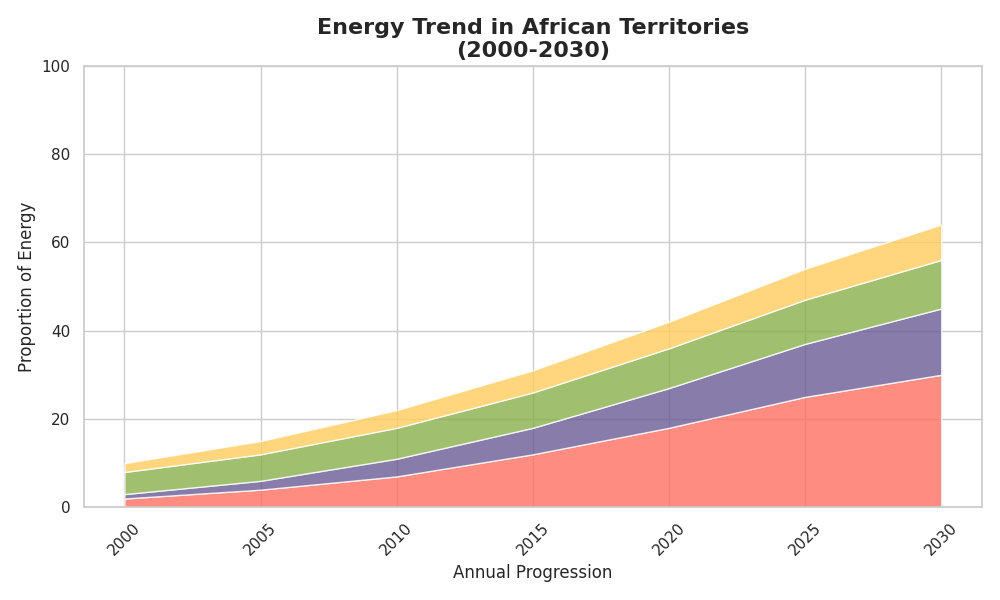

This chart was generated by the following Python code:
import matplotlib.pyplot as plt
import numpy as np

years = np.array([2000, 2005, 2010, 2015, 2020, 2025, 2030])

north_america = {
    'sunlight': [2, 3, 5, 10, 15, 18, 20],
    'breeze': [3, 5, 10, 15, 20, 25, 28],
    'water_flow': [15, 16, 17, 18, 19, 20, 21],
    'misc': [1, 2, 3, 5, 7, 9, 10]
}

south_america = {
    'sunlight': [1, 2, 4, 8, 12, 15, 18],
    'breeze': [2, 3, 5, 7, 10, 13, 15],
    'water_flow': [20, 22, 23, 24, 25, 26, 27],
    'misc': [2, 3, 5, 6, 7, 8, 9]
}

europe = {
    'solar_power': [5, 10, 15, 20, 25, 30, 35],
    'wind_power': [5, 10, 15, 20, 25, 30, 35],
    'hydro_power': [10, 12, 14, 16, 18, 20, 22],
    'other_means': [2, 3, 4, 5, 6, 7, 8]
}

asia = {
    'solar_energy': [1, 2, 3, 7, 11, 14, 18],
    'wind_energy': [1, 3, 5, 9, 14, 18, 22],
    'hydro_energy': [10, 11, 13, 15, 16, 18, 20],
    'other_sources': [1, 2, 3, 5, 7, 9, 11]
}

africa = {
    'sunlight_energy': [2, 4, 7, 12, 18, 25, 30],
    'wind_current': [1, 2, 4, 6, 9, 12, 15],
    'hydro_techno': [5, 6, 7, 8, 9, 10, 11],
    'assorted': [2, 3, 4, 5, 6, 7, 8]
}

def plot_renewable_energy_shift(years, continent_data, continent_name):
    fig, ax = plt.subplots(figsize=(10, 6))

    sun = continent_data['sunlight'] if 'sunlight' in continent_data else continent_data['solar_power'] if 'solar_power' in continent_data else continent_data['solar_energy'] if 'solar_energy' in continent_data else continent_data['sunlight_energy']
    breeze = continent_data['breeze'] if 'breeze' in continent_data else continent_data['wind_power'] if 'wind_power' in continent_data else continent_data['wind_energy'] if 'wind_energy' in continent_data else continent_data['wind_current']
    water_flow = continent_data['water_flow'] if 'water_flow' in continent_data else continent_data['hydro_power'] if 'hydro_power' in continent_data else continent_data['hydro_energy'] if 'hydro_energy' in continent_data else continent_data['hydro_techno']
    assorted = continent_data['misc'] if 'misc' in continent_data else continent_data['other_means'] if 'other_means' in continent_data else continent_data['other_sources'] if 'other_sources' in continent_data else continent_data['assorted']

    ax.stackplot(years, sun, breeze, water_flow, assorted, 
                 colors=['#ff6f61', '#6b5b95', '#88b04b', '#ffcc5c'], 
                 alpha=0.8)

    ax.set_title(f'Energy Trend in {continent_name}\n(2000-2030)', fontsize=16, fontweight='bold')
    ax.set_xlabel('Annual Progression', fontsize=12)
    ax.set_ylabel('Proportion of Energy', fontsize=12)
    
    ax.set_xticks(years)
    ax.set_xticklabels(years, rotation=45)
    ax.set_ylim(0, 100)
    
    plt.tight_layout()
    plt.show()

plot_renewable_energy_shift(years, north_america, "The Americas North")
plot_renewable_energy_shift(years, south_america, "The Americas South City")
plot_renewable_energy_shift(years, europe, "Continental Europe")
plot_renewable_energy_shift(years, asia, "Asiatic Zone")
plot_renewable_energy_shift(years, africa, "African Territories")
